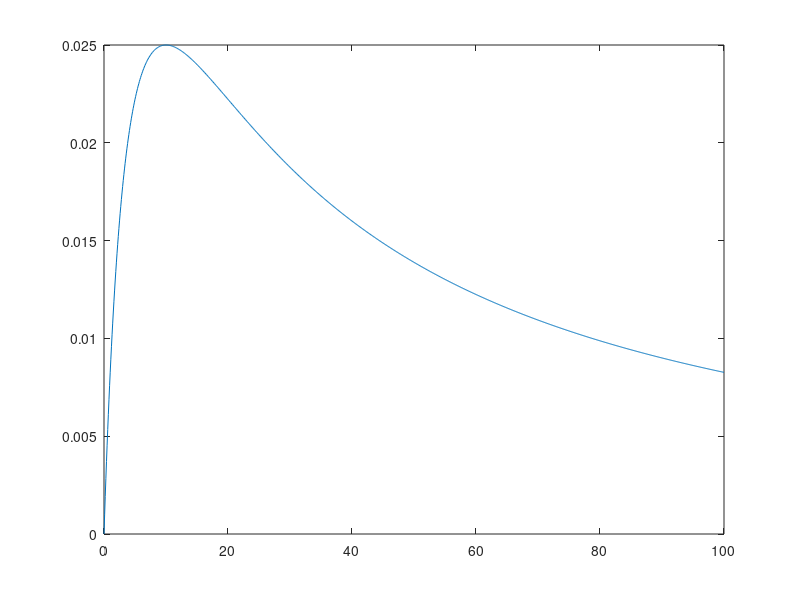

Here is the MATLAB script that generated this plot:
%******************************************************************************
% \details     : AET2 Aufgabe 4-92
% \autor       : Simon Burkhardt
% \file        : AET2_Aufgabe_4_92_Leistungskurve.m
% \date        : 19.06.2018
% \version     : 1.0
%******************************************************************************
clear all; clc
format shorteng

Rq = 10;
Xq = 20;

Zq_ = Rq + j*Xq;

U = 1;

Rl = linspace(0, 10*Rq, 1e3);
P = (U./(Rl+Zq_)).^2 .* Rl;

plot(Rl, P);

%%
clear all; clc

Rq = 10;

U = 1;
Rl = linspace(0, 10*Rq, 1e3);
P = (U./(Rl+Rq)).^2 .* Rl;
plot(Rl, P);




